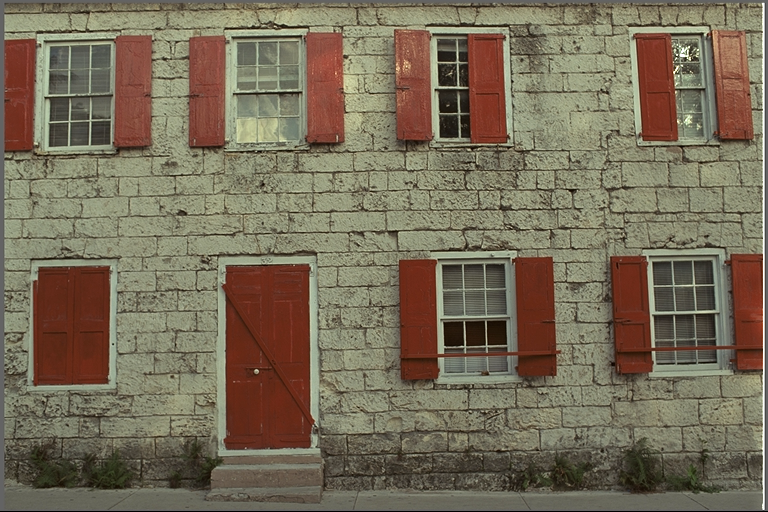
#> input picture kodak-dataset/kodim01.png, 768 x 512 px; its folder holds 5 pictures in this run
$ python analyze_yuv_dwt_distribution.py
#> lines starting #> are read from the running program, lines starting #| are printed output that depends on the picture
import numpy as np
import pywt
import matplotlib.pyplot as plt
from PIL import Image
import os

# Configuration
IMAGEID = "kodim01"
LEVELS = 1
WAVELET = "db4"
OUTPUT_DIR = "results/dwt_split_yuv_channels/analysis"

def rgb_to_yuv(rgb_img):
    """Convert RGB image to YUV color space (BT.601)"""
    rgb = np.array(rgb_img, dtype=np.float32)

    mat = np.array([
        [0.299, 0.587, 0.114],
        [-0.168736, -0.331264, 0.5],
        [0.5, -0.418688, -0.081312]
    ])

    yuv = np.dot(rgb, mat.T)
    yuv[:, :, 1:] += 128.0

    return yuv

def analyze_channel_distribution(channel_data, channel_name):
    """Analyze and return statistics for a single channel"""
    stats = {
        'mean': np.mean(channel_data),
        'std': np.std(channel_data),
        'min': np.min(channel_data),
        'max': np.max(channel_data),
        'range': np.max(channel_data) - np.min(channel_data),
        'median': np.median(channel_data),
        'q25': np.percentile(channel_data, 25),
        'q75': np.percentile(channel_data, 75)
    }

    print(f"\n{channel_name} Channel Statistics:")
    print(f"  Mean:   {stats['mean']:.2f}")
    print(f"  Std:    {stats['std']:.2f}")
    print(f"  Min:    {stats['min']:.2f}")
    print(f"  Max:    {stats['max']:.2f}")
    print(f"  Range:  {stats['range']:.2f}")
    print(f"  Median: {stats['median']:.2f}")
    print(f"  Q25:    {stats['q25']:.2f}")
    print(f"  Q75:    {stats['q75']:.2f}")

    return stats

def analyze_dwt_coeffs(coeffs, channel_name, threshold_factor=1.0):
    """Analyze DWT coefficient distributions"""
    print(f"\n{'='*70}")
    print(f"{channel_name} Channel - DWT Coefficient Analysis")
    print(f"{'='*70}")

    # LL band
    ll_coeffs = coeffs[0]
    print(f"\nLL Band ({ll_coeffs.shape}):")
    print(f"  Mean: {np.mean(ll_coeffs):.2f}")
    print(f"  Std:  {np.std(ll_coeffs):.2f}")
    print(f"  Min:  {np.min(ll_coeffs):.2f}")
    print(f"  Max:  {np.max(ll_coeffs):.2f}")

    # Threshold analysis for LL
    threshold = threshold_factor * np.std(ll_coeffs)
    above_threshold = np.sum(np.abs(ll_coeffs - np.mean(ll_coeffs)) > threshold)
    sparsity_pct = 100.0 * above_threshold / ll_coeffs.size
    print(f"  Threshold (mean-centered): {threshold:.2f}")
    print(f"  Above threshold: {above_threshold}/{ll_coeffs.size} ({sparsity_pct:.1f}%)")

    band_stats = {'LL': {
        'shape': ll_coeffs.shape,
        'mean': np.mean(ll_coeffs),
        'std': np.std(ll_coeffs),
        'min': np.min(ll_coeffs),
        'max': np.max(ll_coeffs),
        'sparsity': sparsity_pct,
        'coeffs': ll_coeffs.flatten()
    }}

    # HF bands
    for level_idx, (cH, cV, cD) in enumerate(coeffs[1:], start=1):
        print(f"\nLevel {level_idx} HF Bands:")

        for band_name, band_coeffs in [('cH', cH), ('cV', cV), ('cD', cD)]:
            threshold = threshold_factor * np.std(band_coeffs)
            sparse_mask = np.abs(band_coeffs) > threshold
            num_sparse = np.sum(sparse_mask)
            sparsity_pct = 100.0 * num_sparse / band_coeffs.size

            print(f"  {band_name} ({band_coeffs.shape}):")
            print(f"    Mean: {np.mean(band_coeffs):.2f}")
            print(f"    Std:  {np.std(band_coeffs):.2f}")
            print(f"    Min:  {np.min(band_coeffs):.2f}")
            print(f"    Max:  {np.max(band_coeffs):.2f}")
            print(f"    Threshold: {threshold:.2f}")
            print(f"    Sparse coeffs: {num_sparse}/{band_coeffs.size} ({sparsity_pct:.1f}%)")

            band_full_name = f"{band_name}_L{level_idx}"
            band_stats[band_full_name] = {
                'shape': band_coeffs.shape,
                'mean': np.mean(band_coeffs),
                'std': np.std(band_coeffs),
                'min': np.min(band_coeffs),
                'max': np.max(band_coeffs),
                'sparsity': sparsity_pct,
                'num_sparse': num_sparse,
                'coeffs': band_coeffs.flatten()
            }

    return band_stats

def plot_distributions(y_stats, u_stats, v_stats, output_dir):
    """Create distribution plots for all channels and bands"""
    os.makedirs(output_dir, exist_ok=True)

    # Plot 1: Original channel distributions
    fig, axes = plt.subplots(1, 3, figsize=(15, 4))

    for idx, (channel_name, channel_coeffs) in enumerate([('Y', y_stats['LL']['coeffs']),
                                                            ('U', u_stats['LL']['coeffs']),
                                                            ('V', v_stats['LL']['coeffs'])]):
        axes[idx].hist(channel_coeffs, bins=100, alpha=0.7, edgecolor='black')
        axes[idx].set_title(f'{channel_name} Channel (LL Band) Distribution')
        axes[idx].set_xlabel('Coefficient Value')
        axes[idx].set_ylabel('Frequency')
        axes[idx].grid(True, alpha=0.3)

    plt.tight_layout()
    plt.savefig(os.path.join(output_dir, 'channel_ll_distributions.png'), dpi=150)
    print(f"\nSaved: {os.path.join(output_dir, 'channel_ll_distributions.png')}")
    plt.close()

    # Plot 2: HF bands comparison
    hf_bands = ['cH_L1', 'cV_L1', 'cD_L1', 'cH_L2', 'cV_L2', 'cD_L2']

    for band_name in hf_bands:
        if band_name not in y_stats:
            continue

        fig, axes = plt.subplots(1, 3, figsize=(15, 4))
        fig.suptitle(f'{band_name} Coefficient Distribution Across Channels', fontsize=14)

        for idx, (channel_name, stats) in enumerate([('Y', y_stats), ('U', u_stats), ('V', v_stats)]):
            if band_name in stats:
                coeffs = stats[band_name]['coeffs']
                axes[idx].hist(coeffs, bins=100, alpha=0.7, edgecolor='black')
                axes[idx].set_title(f'{channel_name} - {band_name}')
                axes[idx].set_xlabel('Coefficient Value')
                axes[idx].set_ylabel('Frequency')
                axes[idx].axvline(0, color='red', linestyle='--', alpha=0.5, label='Zero')

                # Mark threshold
                threshold = stats[band_name]['std']
                axes[idx].axvline(threshold, color='green', linestyle='--', alpha=0.5, label=f'Threshold (±{threshold:.2f})')
                axes[idx].axvline(-threshold, color='green', linestyle='--', alpha=0.5)

                axes[idx].legend()
                axes[idx].grid(True, alpha=0.3)

        plt.tight_layout()
        plt.savefig(os.path.join(output_dir, f'{band_name}_comparison.png'), dpi=150)
        print(f"Saved: {os.path.join(output_dir, f'{band_name}_comparison.png')}")
        plt.close()

    # Plot 3: Sparsity comparison
    bands = ['LL']
    y_sparsity = [y_stats['LL']['sparsity']]
    u_sparsity = [u_stats['LL']['sparsity']]
    v_sparsity = [v_stats['LL']['sparsity']]

    for band_name in hf_bands:
        if band_name in y_stats:
            bands.append(band_name)
            y_sparsity.append(y_stats[band_name]['sparsity'])
            u_sparsity.append(u_stats[band_name]['sparsity'])
            v_sparsity.append(v_stats[band_name]['sparsity'])

    x = np.arange(len(bands))
    width = 0.25

    fig, ax = plt.subplots(figsize=(12, 6))
    ax.bar(x - width, y_sparsity, width, label='Y', alpha=0.8)
    ax.bar(x, u_sparsity, width, label='U', alpha=0.8)
    ax.bar(x + width, v_sparsity, width, label='V', alpha=0.8)

    ax.set_xlabel('Band')
    ax.set_ylabel('Sparsity (%)')
    ax.set_title('Coefficient Sparsity Comparison (threshold = 1.0 × std)')
    ax.set_xticks(x)
    ax.set_xticklabels(bands, rotation=45)
    ax.legend()
    ax.grid(True, alpha=0.3, axis='y')

    plt.tight_layout()
    plt.savefig(os.path.join(output_dir, 'sparsity_comparison.png'), dpi=150)
    print(f"Saved: {os.path.join(output_dir, 'sparsity_comparison.png')}")
    plt.close()

    # Plot 4: Standard deviation comparison
    y_stds = [y_stats[b]['std'] for b in bands]
    u_stds = [u_stats[b]['std'] for b in bands]
    v_stds = [v_stats[b]['std'] for b in bands]

    fig, ax = plt.subplots(figsize=(12, 6))
    ax.bar(x - width, y_stds, width, label='Y', alpha=0.8)
    ax.bar(x, u_stds, width, label='U', alpha=0.8)
    ax.bar(x + width, v_stds, width, label='V', alpha=0.8)

    ax.set_xlabel('Band')
    ax.set_ylabel('Standard Deviation')
    ax.set_title('Coefficient Standard Deviation Comparison')
    ax.set_xticks(x)
    ax.set_xticklabels(bands, rotation=45)
    ax.legend()
    ax.grid(True, alpha=0.3, axis='y')

    plt.tight_layout()
    plt.savefig(os.path.join(output_dir, 'std_comparison.png'), dpi=150)
    print(f"Saved: {os.path.join(output_dir, 'std_comparison.png')}")
    plt.close()

def main():
    # Load image
    img_path = f"kodak-dataset/{IMAGEID}.png"
    img_rgb = Image.open(img_path)
#> img_rgb is the input picture: PIL image 768x512 RGB; mean R, G, B 119.8, 108.7, 88.4
    print(f"Loaded image: {img_path}")
    print(f"Size: {img_rgb.size}")
#| Size: (768, 512)

    # Convert to YUV
    img_yuv = rgb_to_yuv(img_rgb)
    y_channel = img_yuv[:, :, 0]
    u_channel = img_yuv[:, :, 1]
    v_channel = img_yuv[:, :, 2]

    # Analyze original channel distributions
    print("\n" + "="*70)
    print("ORIGINAL CHANNEL ANALYSIS")
    print("="*70)

    y_channel_stats = analyze_channel_distribution(y_channel, 'Y')
#> in analyze_channel_distribution, `stats = { 'mean': np.mean(channel_data), 'std': np.std(channel_data), ..`: stats = {'mean': 109.7, 'std': 40.03, 'min': 0, 'max': 255, 'range': 255, 'median': 110.9, 'q25': 75.87, 'q75': 142.6}
#|   Mean:   109.72
#|   Std:    40.03
#|   Min:    0.00
#|   Max:    255.00
#|   Range:  255.00
#|   Median: 110.95
#|   Q25:    75.87
#|   Q75:    142.64
#> y_channel_stats has the same summary as stats in analyze_channel_distribution
    u_channel_stats = analyze_channel_distribution(u_channel, 'U')
#|   Mean:   115.96
#|   Std:    4.38
#|   Min:    94.31
#|   Max:    130.34
#|   Range:  36.02
#|   Median: 115.49
#|   Q25:    113.14
#|   Q75:    119.01
#> u_channel_stats = {'mean': 116, 'std': 4.38, 'min': 94.31, 'max': 130.3, 'range': 36.02, 'median': 115.5, 'q25': 113.1, 'q75': 119}
    v_channel_stats = analyze_channel_distribution(v_channel, 'V')
#|   Mean:   135.16
#|   Std:    11.32
#|   Min:    119.75
#|   Max:    176.01
#|   Range:  56.26
#|   Median: 130.48
#|   Q25:    128.96
#|   Q75:    133.22
#> v_channel_stats = {'mean': 135.2, 'std': 11.32, 'min': 119.8, 'max': 176, 'range': 56.26, 'median': 130.5, 'q25': 129, 'q75': 133.2}

    # Perform DWT
    print(f"\nPerforming {LEVELS}-level DWT with {WAVELET} wavelet...")
    y_coeffs = pywt.wavedec2(y_channel, WAVELET, level=LEVELS)
#> y_coeffs = 2 items
    u_coeffs = pywt.wavedec2(u_channel, WAVELET, level=LEVELS)
#> u_coeffs = 2 items
    v_coeffs = pywt.wavedec2(v_channel, WAVELET, level=LEVELS)
#> v_coeffs = 2 items

    # Analyze DWT coefficients
    y_dwt_stats = analyze_dwt_coeffs(y_coeffs, 'Y')
#> in analyze_dwt_coeffs, `ll_coeffs = coeffs[0]`:
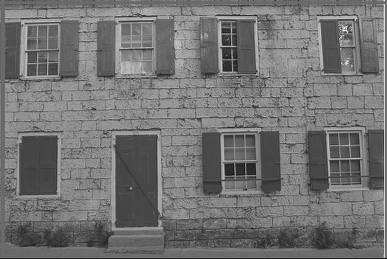
#> ll_coeffs: shape (259, 387) float64; min -55.92, max 553.5, mean 218.9; drawn with min black and max white
#| LL Band ((259, 387)):
#|   Mean: 218.86
#|   Std:  76.01
#|   Min:  -55.92
#|   Max:  553.54
#> in analyze_dwt_coeffs, `threshold = threshold_factor * np.std(ll_coeffs)`: threshold = 76.01
#> in analyze_dwt_coeffs, `above_threshold = np.sum(np.abs(ll_coeffs - np.mean(ll_coeffs)) > thre..`: above_threshold = 37838
#> in analyze_dwt_coeffs, `sparsity_pct = 100.0 * above_threshold / ll_coeffs.size`: sparsity_pct = 37.75
#|   Threshold (mean-centered): 76.01
#|   Above threshold: 37838/100233 (37.8%)
#> the loop in analyze_dwt_coeffs, `for level_idx, (cH, cV, cD) in enumerate(coeffs[1:], start=1):` made 1 pass
#> level_idx on pass 1: 1
#> (printed output is left out)
#> after the loop in analyze_dwt_coeffs, `for level_idx, (cH, cV, cD) in enumerate(coeffs[1:], start=1):`: band_stats = 4 items
#> y_dwt_stats = 4 items
    u_dwt_stats = analyze_dwt_coeffs(u_coeffs, 'U')
#> call 2 of analyze_dwt_coeffs, with channel_name = 'U', threshold_factor = 1
#> in analyze_dwt_coeffs (call 2), `ll_coeffs = coeffs[0]`:
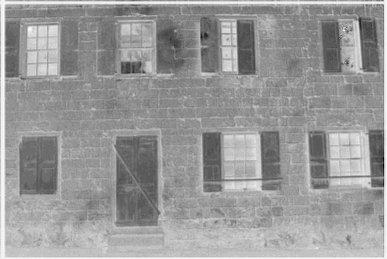
#> ll_coeffs: shape (259, 387) float64; min 191.8, max 259.2, mean 232.2; drawn with min black and max white
#| LL Band ((259, 387)):
#|   Mean: 232.23
#|   Std:  8.97
#|   Min:  191.84
#|   Max:  259.15
#> in analyze_dwt_coeffs (call 2), `threshold = threshold_factor * np.std(ll_coeffs)`: threshold = 8.97
#> in analyze_dwt_coeffs (call 2), `above_threshold = np.sum(np.abs(ll_coeffs - np.mean(ll_coeffs)) > thre..`: above_threshold = 32121
#> in analyze_dwt_coeffs (call 2), `sparsity_pct = 100.0 * above_threshold / ll_coeffs.size`: sparsity_pct = 32.05
#|   Threshold (mean-centered): 8.97
#|   Above threshold: 32121/100233 (32.0%)
#> the loop in analyze_dwt_coeffs (call 2), `for level_idx, (cH, cV, cD) in enumerate(coeffs[1:], start=1):` made 1 pass
#> (printed output is left out)
#> after the loop in analyze_dwt_coeffs (call 2), `for level_idx, (cH, cV, cD) in enumerate(coeffs[1:], start=1):`:
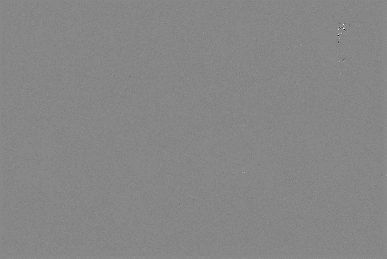
#> band_coeffs: shape (259, 387) float64; min -13.92, max 12.04, mean -0.192; drawn with min black and max white
#> u_dwt_stats = 4 items
    v_dwt_stats = analyze_dwt_coeffs(v_coeffs, 'V')
#> call 3 of analyze_dwt_coeffs, with channel_name = 'V', threshold_factor = 1
#> in analyze_dwt_coeffs (call 3), `ll_coeffs = coeffs[0]`:
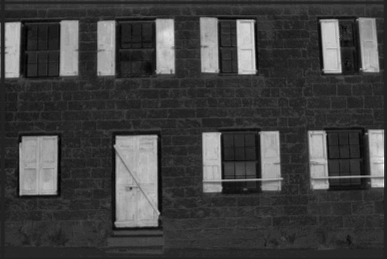
#> ll_coeffs: shape (259, 387) float64; min 240.2, max 356.7, mean 270.1; drawn with min black and max white
#| LL Band ((259, 387)):
#|   Mean: 270.13
#|   Std:  22.44
#|   Min:  240.24
#|   Max:  356.69
#> in analyze_dwt_coeffs (call 3), `threshold = threshold_factor * np.std(ll_coeffs)`: threshold = 22.44
#> in analyze_dwt_coeffs (call 3), `above_threshold = np.sum(np.abs(ll_coeffs - np.mean(ll_coeffs)) > thre..`: above_threshold = 18532
#> in analyze_dwt_coeffs (call 3), `sparsity_pct = 100.0 * above_threshold / ll_coeffs.size`: sparsity_pct = 18.49
#|   Threshold (mean-centered): 22.44
#|   Above threshold: 18532/100233 (18.5%)
#> the loop in analyze_dwt_coeffs (call 3), `for level_idx, (cH, cV, cD) in enumerate(coeffs[1:], start=1):` made 1 pass
#> (printed output is left out)
#> after the loop in analyze_dwt_coeffs (call 3), `for level_idx, (cH, cV, cD) in enumerate(coeffs[1:], start=1):`:
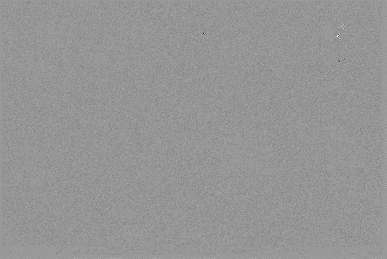
#> band_coeffs: shape (259, 387) float64; min -8.47, max 5.62, mean -0.193; drawn with min black and max white
#> v_dwt_stats = 4 items

    # Create visualizations
    print(f"\n{'='*70}")
    print("GENERATING VISUALIZATIONS")
    print(f"{'='*70}")

    plot_distributions(y_dwt_stats, u_dwt_stats, v_dwt_stats, OUTPUT_DIR)
#> the loop in plot_distributions, `for idx, (channel_name, channel_coeffs) in enumerate([('Y', y_stats['L..` made 3 passes
#> channel_name on passes 1 to 3: 'Y', 'U', 'V'
#> in plot_distributions, `y_sparsity = [y_stats['LL']['sparsity']]`: y_sparsity = [37.75]
#> in plot_distributions, `u_sparsity = [u_stats['LL']['sparsity']]`: u_sparsity = [32.05]
#> in plot_distributions, `v_sparsity = [v_stats['LL']['sparsity']]`: v_sparsity = [18.49]
#> after the loop in plot_distributions, `for band_name in hf_bands:`: bands = ['LL', 'cH_L1', 'cV_L1', 'cD_L1']; u_sparsity = [32.05, 24.85, 15.12, 33.84]; v_sparsity = [18.49, 21.65, 13.74, 35.13]; y_sparsity = [37.75, 21.19, 18.72, 23.14]
#> in plot_distributions, `x = np.arange(len(bands))`: x = [0, 1, 2, 3]
#> in plot_distributions, `plt.savefig(os.path.join(output_dir, 'sparsity_comparison.png'), dpi=1..`:
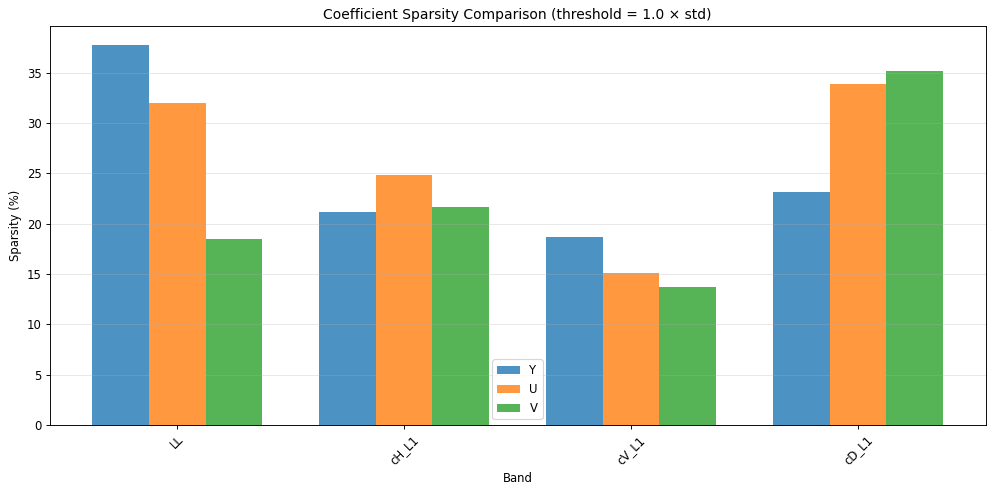
#> figure drawn by matplotlib, 1 panel; tallest bar 37.75 high, from x = -0.375 to -0.125; tallest bar 33.84 high, from x = 2.88 to 3.12; tallest bar 35.13 high, from x = 3.12 to 3.38
#| Saved: results/dwt_split_yuv_channels/analysis/sparsity_comparison.png
#> in plot_distributions, `y_stds = [y_stats[b]['std'] for b in bands]`: y_stds = [76.01, 18.75, 15.09, 6.81]
#> in plot_distributions, `u_stds = [u_stats[b]['std'] for b in bands]`: u_stds = [8.97, 0.681, 0.83, 0.354]
#> in plot_distributions, `v_stds = [v_stats[b]['std'] for b in bands]`: v_stds = [22.44, 0.751, 0.938, 0.347]
#> in plot_distributions, `plt.savefig(os.path.join(output_dir, 'std_comparison.png'), dpi=150)`:
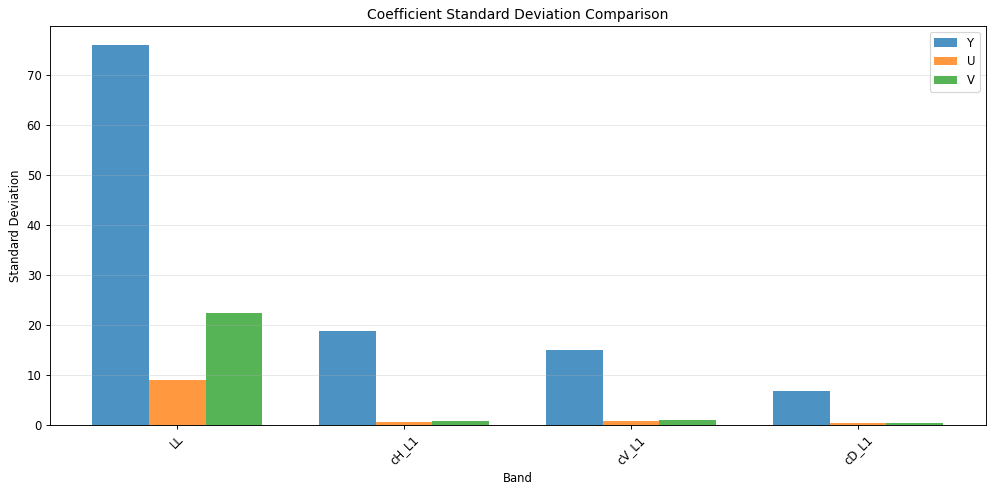
#> figure drawn by matplotlib, 1 panel; tallest bar 76.01 high, from x = -0.375 to -0.125; tallest bar 8.97 high, from x = -0.125 to 0.125; tallest bar 22.44 high, from x = 0.125 to 0.375
#| Saved: results/dwt_split_yuv_channels/analysis/std_comparison.png

    print(f"\n{'='*70}")
    print("ANALYSIS COMPLETE")
    print(f"{'='*70}")
    print(f"\nKey Insights:")
    print(f"  Y channel has higher variation (std={y_channel_stats['std']:.2f})")
#|   Y channel has higher variation (std=40.03)
    print(f"  U channel has low variation (std={u_channel_stats['std']:.2f})")
#|   U channel has low variation (std=4.38)
    print(f"  V channel has low variation (std={v_channel_stats['std']:.2f})")
#|   V channel has low variation (std=11.32)
    print(f"\n  This explains why U/V need lower thresholds for effective compression!")
    print(f"  Output saved to: {OUTPUT_DIR}")

if __name__ == "__main__":
    main()
